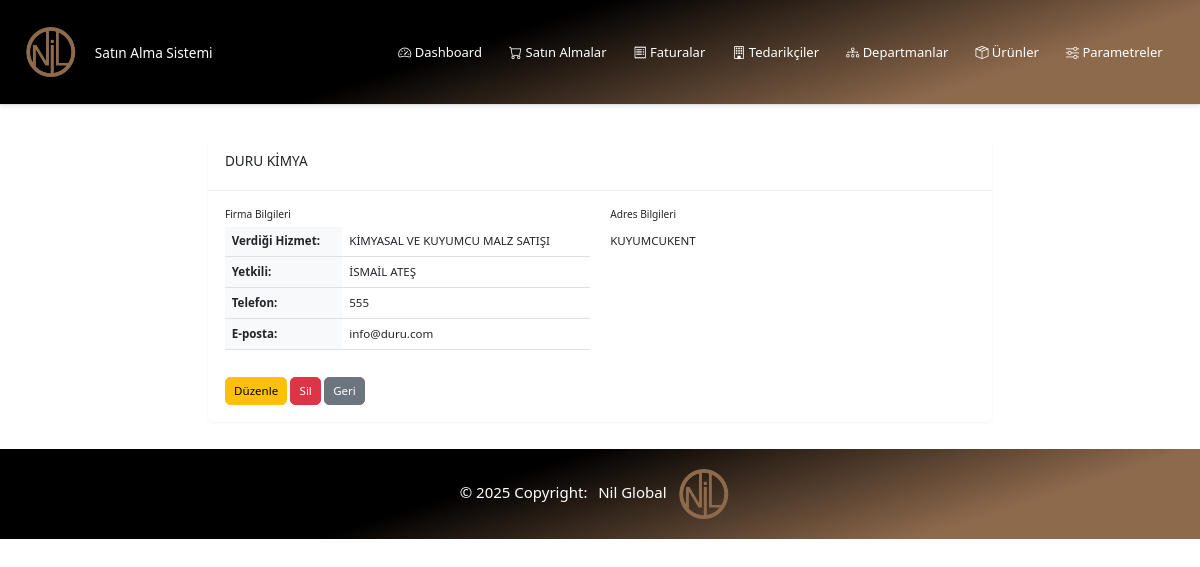
Page /tedarikciler/6/ on the committed database.
### tedarikciler/models.py (models this page shows, shortened)
class Tedarikci(models.Model):
    ad = models.CharField(max_length=255, verbose_name="Firma Adı")
    hizmet = models.CharField(max_length=255, verbose_name="Verdiği Hizmet")
    yetkili = models.CharField(max_length=255, verbose_name="Firma Yetkilisi")
    telefon = models.CharField(max_length=20, verbose_name="Telefon Numarası")
    adres = models.TextField(blank=True, verbose_name="Adres")
    email = models.EmailField(blank=True, verbose_name="E-posta Adresi")
    created_at = models.DateTimeField(auto_now_add=True)
    updated_at = models.DateTimeField(auto_now=True)
    class Meta:
        verbose_name = "Tedarikçi"
        verbose_name_plural = "Tedarikçiler"
        ordering = ['ad']

### tedarikciler/views.py (the view)
# urls.py: path('<int:pk>/', views.tedarikci_detay, name='tedarikci_detay'),
def tedarikci_detay(request, pk):
    tedarikci = get_object_or_404(Tedarikci, pk=pk)
    return render(request, 'tedarikciler/tedarikci_detay.html', {'tedarikci': tedarikci})

### tedarikciler/templates/tedarikciler/tedarikci_detay.html (shortened to what this page needs)
{% extends 'base.html' %}
{% block content %}
<div class="row">
    <div class="col-md-8 offset-md-2">
        <div class="card">
            <div class="card-header">
                <h3 class="card-title">{{ tedarikci.ad }}</h3>
            </div>
            <div class="card-body">
                <div class="row mb-3">
                    <div class="col-md-6">
                        <h5>Firma Bilgileri</h5>
                        <table class="table">
                            <tr>
                                <th>Verdiği Hizmet:</th>
                                <td>{{ tedarikci.hizmet }}</td>
                            </tr>
                            <tr>
                                <th>Yetkili:</th>
                                <td>{{ tedarikci.yetkili }}</td>
                            </tr>
                            <tr>
                                <th>Telefon:</th>
                                <td>{{ tedarikci.telefon }}</td>
                            </tr>
                            <tr>
                                <th>E-posta:</th>
                                <td>{{ tedarikci.email }}</td>
                            </tr>
                        </table>
                    </div>
                    <div class="col-md-6">
                        <h5>Adres Bilgileri</h5>
                        <p>{{ tedarikci.adres|linebreaks }}</p>
                    </div>
                </div>
                <div class="mt-3">
                    <a href="{% url 'tedarikciler:tedarikci_duzenle' tedarikci.pk %}" class="btn btn-warning">
                         Düzenle
                    </a>
                    <a href="{% url 'tedarikciler:tedarikci_sil' tedarikci.pk %}" class="btn btn-danger">
                         Sil
                    </a>
                    <a href="{% url 'tedarikciler:tedarikci_listesi' %}" class="btn btn-secondary">
                         Geri
                    </a>
                </div>
            </div>
        </div>
    </div>
</div>
{% endblock %}

### static/css/style.css (style rules this page uses)
html, body { font-family: "Segoe UI", "Roboto", Arial, sans-serif; font-size: 0.85rem; line-height: 1.4; }
h3, .h3 { font-size: 1rem; }
h5, .h5 { font-size: 0.75rem; }
.card { margin-bottom: 1.5rem; border: none; box-shadow: 0 1px 3px rgba(0, 0, 0, 0.05); }
.card .card-header { background-color: #fff; border-bottom: 1px solid #e9ecef; padding: 1rem 1.25rem; }
.card .card-body { padding: 1.25rem; }
.table th { background-color: #f8f9fa; font-size: 0.85rem; font-weight: 600; padding: 0.5rem; }
.table td { padding: 0.5rem; vertical-align: middle; }
.btn { font-size: 0.85rem; padding: 0.3rem 0.6rem; }

### rows in the picture
Tedarikci: ad "DURU KİMYA", hizmet "KİMYASAL VE KUYUMCU MALZ SATIŞI", yetkili "İSMAİL ATEŞ", telefon "555", email "info@duru.com", adres "KUYUMCUKENT"
